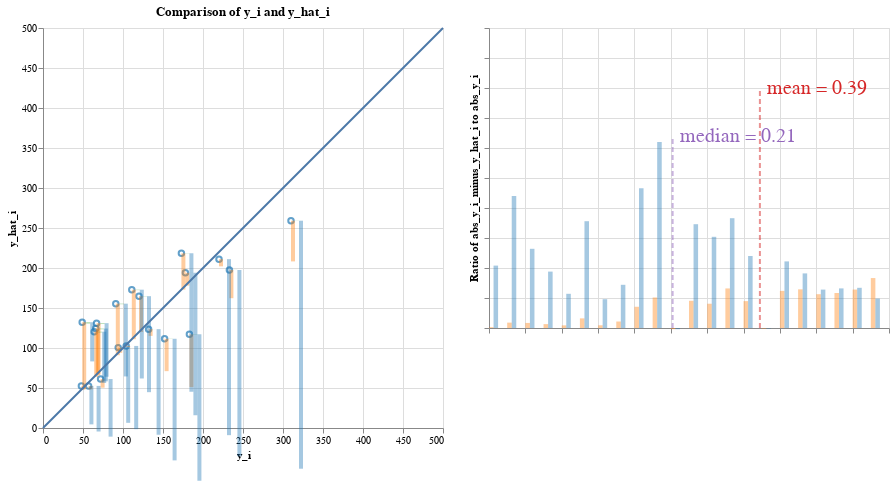

The code cell stored with this chart in its notebook:
### Code cell
# mean absolute percentage error

########### BEGIN COMPUTATION GRAPH ##########
## Everything below can be extracted from the abstract syntax tree

EPSILON=1e-1
abs_y_i = np.maximum(y_i, np.full_like(y_i, EPSILON))
ape = abs_y_i_minus_y_hat_i / abs_y_i
mape = np.mean(ape)
data_dict['abs_y_i'] = abs_y_i
data_dict['ape'] = ape
data_dict['mape'] = mape

mean = ComputationNode('mean', None, 'mean', input_data=['ape'], output_data='mape')
ape_node = ComputationNode('ape', mean, 'vector_ratio', input_data=['abs_y_i_node', 'abs_y_i_minus_y_hat_i'], output_data='ape')

abs_y_i_minus_y_hat_i_node = ComputationNode('abs_y_i_minus_y_hat_i', ape_node, 'vector_abs', input_data=['y_i_minus_y_hat_i'], output_data='abs_y_i_minus_y_hat_i')
vector_difference_residuals = ComputationNode('vector_difference_residuals', abs_y_i_minus_y_hat_i_node, 'vector_diff', input_data=['y_i', 'y_hat_i'], output_data='y_i_minus_y_hat_i')
y_i_res_node = ComputationNode('literal_yi_res', vector_difference_residuals, 'vector', output_data='y_i')
y_hat_node = ComputationNode('literal_yhat', vector_difference_residuals, 'vector', output_data='y_hat_i')

abs_y_i_node = ComputationNode('abs_y_i', ape_node, 'vector_abs', input_data=['y_i'], output_data='abs_y_i')
y_i_den_node = ComputationNode('literal_yi_den', abs_y_i_node, 'vector', output_data='y_i')

parser = ComputationTreeParser(mean)
parser.visualizeDFG()
vis_containers = parser.visualization_containers
########### END COMPUTATION GRAPH ##########
# print("vis_containers is ")
# [vc.pp() for vc in vis_containers]
r = AltairRenderer(vis_containers, data_dict, input_vars=input_vars)
charts = r.convert_to_charts()

charts.display()

### Figure 1 — Vega-Lite specification as saved in the notebook (floating-point values rounded to 4 significant figures)
{"config": {"view": {"continuousWidth": 400, "continuousHeight": 300}}, "hconcat": [{"layer": [{"data": {"name": "data-96ea62813a8bcd80e2cb2151615b8c0a"}, "mark": "point", "encoding": {"color": {"condition": {"value": "yellow", "selection": "selector005"}, "field": "color", "legend": null, "scale": {"scheme": "category10"}, "type": "nominal"}, "tooltip": [{"field": "age", "type": "quantitative"}, {"field": "bmi", "type": "quantitative"}, {"field": "bp", "type": "quantitative"}, {"field": "glu", "type": "quantitative"}, {"field": "hdl", "type": "quantitative"}, {"field": "id", "type": "quantitative"}, {"field": "ldl", "type": "quantitative"}, {"field": "ltg", "type": "quantitative"}, {"field": "sex", "type": "quantitative"}, {"field": "tc", "type": "quantitative"}, {"field": "tch", "type": "quantitative"}, {"field": "y_hat_i", "type": "quantitative"}, {"field": "y_i", "type": "quantitative"}], "x": {"axis": {"title": "y_i"}, "field": "x", "scale": {"domain": [0, 500]}, "type": "quantitative"}, "y": {"axis": {"title": "y_hat_i"}, "field": "y", "scale": {"domain": [0, 500]}, "type": "quantitative"}}, "height": 400.0, "title": "Comparison of y_i and y_hat_i", "width": 400.0}, {"data": {"name": "data-578f104e5640449fae6cb451596a6bfb"}, "mark": {"type": "rect", "opacity": 0.4}, "encoding": {"color": {"condition": {"value": "yellow", "selection": "selector005"}, "field": "color-ratio", "legend": null, "scale": {"scheme": "category10"}, "type": "nominal"}, "x": {"field": "x-ratio", "scale": {"domain": [0, 500]}, "type": "quantitative"}, "x2": {"field": "x2-ratio"}, "y": {"field": "y-ratio", "scale": {"domain": [0, 500]}, "type": "quantitative"}, "y2": {"field": "y2-ratio"}}, "selection": {"selector005": {"type": "single", "fields": ["id"], "on": "mouseover", "empty": "none"}}}, {"data": {"name": "data-e18c70fdf05de719b9350ab397f3d2c9"}, "mark": "line", "encoding": {"x": {"field": "x", "type": "quantitative"}, "y": {"field": "y", "type": "quantitative"}}}]}, {"layer": [{"data": {"name": "data-1acaa8a6d51c0cbdc29b98597e65bf8d"}, "mark": {"type": "rect", "opacity": 0.4}, "encoding": {"color": {"condition": {"value": "yellow", "selection": "selector005"}, "field": "color-ratio", "legend": null, "scale": {"scheme": "category10"}, "type": "nominal"}, "x": {"axis": {"labels": false, "title": ""}, "field": "x-ratio", "type": "quantitative"}, "x2": {"field": "x2-ratio"}, "y": {"axis": {"labels": false, "title": "Ratio of abs_y_i_minus_y_hat_i to abs_y_i"}, "field": "y-ratio", "scale": {"domain": [0, 500]}, "type": "quantitative"}, "y2": {"field": "y2-ratio"}}, "selection": {"selector005": {"type": "single", "fields": ["id"], "on": "mouseover", "empty": "none"}}}, {"data": {"name": "data-6d6cf51ece5df7735dc40277fad1fd3c"}, "mark": {"type": "line", "opacity": 0.5, "strokeDash": [5, 3], "strokeWidth": 2}, "encoding": {"color": {"field": "color", "legend": null, "scale": {"scheme": "category10"}, "type": "nominal"}, "x": {"field": "x", "type": "quantitative"}, "y": {"field": "y", "type": "quantitative"}}}, {"data": {"name": "data-6d6cf51ece5df7735dc40277fad1fd3c"}, "mark": {"type": "text", "align": "left", "baseline": "middle", "dx": 7, "fontSize": 20}, "encoding": {"color": {"field": "color", "legend": null, "scale": {"scheme": "category10"}, "type": "nominal"}, "text": {"value": "mean = 0.39"}, "x": {"field": "x", "type": "quantitative"}, "y": {"field": "y", "type": "quantitative"}}, "transform": [{"filter": "(datum.y > 0)"}]}, {"data": {"name": "data-b38c351dfa418d37263b51cb432adac3"}, "mark": {"type": "line", "opacity": 0.5, "strokeDash": [5, 3], "strokeWidth": 2}, "encoding": {"color": {"field": "color", "legend": null, "scale": {"scheme": "category10"}, "type": "nominal"}, "x": {"field": "x", "type": "quantitative"}, "y": {"field": "y", "type": "quantitative"}}}, {"data": {"name": "data-b38c351dfa418d37263b51cb432adac3"}, "mark": {"type": "text", "align": "left", "baseline": "middle", "dx": 7, "fontSize": 20}, "encoding": {"color": {"field": "color", "legend": null, "scale": {"scheme": "category10"}, "type": "nominal"}, "text": {"value": "median = 0.21"}, "x": {"field": "x", "type": "quantitative"}, "y": {"field": "y", "type": "quantitative"}}, "transform": [{"filter": "(datum.y > 0)"}]}]}], "$schema": "https://vega.github.io/schema/vega-lite/v4.17.0.json", "datasets": {"data-96ea62813a8bcd80e2cb2151615b8c0a": [{"linediff": 35.38, "color": "abs_y_i", "x": 233.0, "y": 197.6, "abs_y_i_minus_y_hat_i": 35.38, "ape": 0.1518, "color-ape": "ape", "abs_y_i": 233.0, "id": 0, "y_i": 233.0, "y_hat_i": 197.6, "age": -0.07817, "sex": 0.05068, "bmi": 0.07786, "bp": 0.05286, "tc": 0.07824, "ldl": 0.06445, "hdl": 0.02655, "tch": -0.002592, "ltg": 0.04067, "glu": -0.009362}, {"linediff": -64.44, "color": "abs_y_i", "x": 91.0, "y": 155.4, "abs_y_i_minus_y_hat_i": 64.44, "ape": 0.7081, "color-ape": "ape", "abs_y_i": 91.0, "id": 1, "y_i": 91.0, "y_hat_i": 155.4, "age": 0.009016, "sex": 0.05068, "bmi": -0.03962, "bp": 0.02876, "tc": 0.03833, "ldl": 0.07353, "hdl": -0.07285, "tch": 0.1081, "ltg": 0.01557, "glu": -0.04664}, {"linediff": -61.89, "color": "abs_y_i", "x": 111.0, "y": 172.9, "abs_y_i_minus_y_hat_i": 61.89, "ape": 0.5576, "color-ape": "ape", "abs_y_i": 111.0, "id": 2, "y_i": 111.0, "y_hat_i": 172.9, "age": 0.001751, "sex": 0.05068, "bmi": 0.01104, "bp": -0.01944, "tc": -0.0167, "ldl": -0.003819, "hdl": -0.04708, "tch": 0.03431, "ltg": 0.02406, "glu": 0.02377}, {"linediff": 40.47, "color": "abs_y_i", "x": 152.0, "y": 111.5, "abs_y_i_minus_y_hat_i": 40.47, "ape": 0.2662, "color-ape": "ape", "abs_y_i": 152.0, "id": 3, "y_i": 152.0, "y_hat_i": 111.5, "age": -0.07817, "sex": -0.04464, "bmi": -0.0407, "bp": -0.08141, "tc": -0.1006, "ldl": -0.1128, "hdl": 0.02287, "tch": -0.07639, "ltg": -0.02029, "glu": -0.05078}, {"linediff": -44.79, "color": "abs_y_i", "x": 120.0, "y": 164.8, "abs_y_i_minus_y_hat_i": 44.79, "ape": 0.3733, "color-ape": "ape", "abs_y_i": 120.0, "id": 4, "y_i": 120.0, "y_hat_i": 164.8, "age": 0.03081, "sex": 0.05068, "bmi": -0.03423, "bp": 0.04367, "tc": 0.0576, "ldl": 0.06883, "hdl": -0.03236, "tch": 0.05756, "ltg": 0.03546, "glu": 0.08591}, {"linediff": -64.07, "color": "abs_y_i", "x": 67.0, "y": 131.1, "abs_y_i_minus_y_hat_i": 64.07, "ape": 0.9562, "color-ape": "ape", "abs_y_i": 67.0, "id": 5, "y_i": 67.0, "y_hat_i": 131.1, "age": -0.03457, "sex": 0.05068, "bmi": 0.00565, "bp": -0.00567, "tc": -0.07312, "ldl": -0.06269, "hdl": -0.006584, "tch": -0.03949, "ltg": -0.04542, "glu": 0.03206}, {"linediff": 50.88, "color": "abs_y_i", "x": 310.0, "y": 259.1, "abs_y_i_minus_y_hat_i": 50.88, "ape": 0.1641, "color-ape": "ape", "abs_y_i": 310.0, "id": 6, "y_i": 310.0, "y_hat_i": 259.1, "age": 0.04897, "sex": 0.05068, "bmi": 0.08864, "bp": 0.08729, "tc": 0.03558, "ldl": 0.02155, "hdl": -0.02499, "tch": 0.03431, "ltg": 0.06605, "glu": 0.1315}, {"linediff": -6.479, "color": "abs_y_i", "x": 94.0, "y": 100.5, "abs_y_i_minus_y_hat_i": 6.479, "ape": 0.06892, "color-ape": "ape", "abs_y_i": 94.0, "id": 7, "y_i": 94.0, "y_hat_i": 100.5, "age": -0.04184, "sex": -0.04464, "bmi": -0.03315, "bp": -0.02288, "tc": 0.04659, "ldl": 0.04159, "hdl": 0.056, "tch": -0.02473, "ltg": -0.02595, "glu": -0.03836}, {"linediff": 65.94, "color": "abs_y_i", "x": 183.0, "y": 117.1, "abs_y_i_minus_y_hat_i": 65.94, "ape": 0.3603, "color-ape": "ape", "abs_y_i": 183.0, "id": 8, "y_i": 183.0, "y_hat_i": 117.1, "age": -0.009147, "sex": -0.04464, "bmi": -0.05686, "bp": -0.05043, "tc": 0.02182, "ldl": 0.04535, "hdl": -0.02867, "tch": 0.03431, "ltg": -0.009919, "glu": -0.01765}, {"linediff": -58.3, "color": "abs_y_i", "x": 66.0, "y": 124.3, "abs_y_i_minus_y_hat_i": 58.3, "ape": 0.8834, "color-ape": "ape", "abs_y_i": 66.0, "id": 9, "y_i": 66.0, "y_hat_i": 124.3, "age": 0.07077, "sex": 0.05068, "bmi": -0.031, "bp": 0.02187, "tc": -0.03734, "ldl": -0.04703, "hdl": 0.03391, "tch": -0.03949, "ltg": -0.01496, "glu": -0.001078}, {"linediff": -45.37, "color": "abs_y_i", "x": 173.0, "y": 218.4, "abs_y_i_minus_y_hat_i": 45.37, "ape": 0.2622, "color-ape": "ape", "abs_y_i": 173.0, "id": 10, "y_i": 173.0, "y_hat_i": 218.4, "age": 0.009016, "sex": -0.04464, "bmi": 0.05523, "bp": -0.00567, "tc": 0.0576, "ldl": 0.04472, "hdl": -0.002903, "tch": 0.02324, "ltg": 0.05569, "glu": 0.1066}, {"linediff": 10.8, "color": "abs_y_i", "x": 72.0, "y": 61.2, "abs_y_i_minus_y_hat_i": 10.8, "ape": 0.1501, "color-ape": "ape", "abs_y_i": 72.0, "id": 11, "y_i": 72.0, "y_hat_i": 61.2, "age": -0.02731, "sex": -0.04464, "bmi": -0.0601, "bp": -0.02977, "tc": 0.04659, "ldl": 0.01998, "hdl": 0.1223, "tch": -0.03949, "ltg": -0.0514, "glu": -0.009362}, {"linediff": -83.25, "color": "abs_y_i", "x": 49.0, "y": 132.2, "abs_y_i_minus_y_hat_i": 83.25, "ape": 1.699, "color-ape": "ape", "abs_y_i": 49.0, "id": 12, "y_i": 49.0, "y_hat_i": 132.2, "age": 0.01628, "sex": -0.04464, "bmi": 0.001339, "bp": 0.008101, "tc": 0.005311, "ldl": 0.0109, "hdl": 0.03023, "tch": -0.03949, "ltg": -0.04542, "glu": 0.03206}, {"linediff": -56.33, "color": "abs_y_i", "x": 64.0, "y": 120.3, "abs_y_i_minus_y_hat_i": 56.33, "ape": 0.8802, "color-ape": "ape", "abs_y_i": 64.0, "id": 13, "y_i": 64.0, "y_hat_i": 120.3, "age": -0.01278, "sex": -0.04464, "bmi": -0.02345, "bp": -0.0401, "tc": -0.0167, "ldl": 0.004636, "hdl": -0.01763, "tch": -0.002592, "ltg": -0.03846, "glu": -0.03836}, {"linediff": -4.545, "color": "abs_y_i", "x": 48.0, "y": 52.55, "abs_y_i_minus_y_hat_i": 4.545, "ape": 0.09469, "color-ape": "ape", "abs_y_i": 48.0, "id": 14, "y_i": 48.0, "y_hat_i": 52.55, "age": -0.05637, "sex": -0.04464, "bmi": -0.07411, "bp": -0.05043, "tc": -0.02496, "ldl": -0.04703, "hdl": 0.09282, "tch": -0.07639, "ltg": -0.06118, "glu": -0.04664}, {"linediff": -16.04, "color": "abs_y_i", "x": 178.0, "y": 194.0, "abs_y_i_minus_y_hat_i": 16.04, "ape": 0.0901, "color-ape": "ape", "abs_y_i": 178.0, "id": 15, "y_i": 178.0, "y_hat_i": 194.0, "age": 0.04171, "sex": 0.05068, "bmi": 0.01966, "bp": 0.05974, "tc": -0.005697, "ldl": -0.002566, "hdl": -0.02867, "tch": -0.002592, "ltg": 0.03119, "glu": 0.007207}, {"linediff": 1.424, "color": "abs_y_i", "x": 104.0, "y": 102.6, "abs_y_i_minus_y_hat_i": 1.424, "ape": 0.0137, "color-ape": "ape", "abs_y_i": 104.0, "id": 16, "y_i": 104.0, "y_hat_i": 102.6, "age": -0.005515, "sex": 0.05068, "bmi": -0.01591, "bp": -0.06764, "tc": 0.04934, "ldl": 0.07917, "hdl": -0.02867, "tch": 0.03431, "ltg": -0.01811, "glu": 0.04449}, {"linediff": 8.432, "color": "abs_y_i", "x": 132.0, "y": 123.6, "abs_y_i_minus_y_hat_i": 8.432, "ape": 0.06388, "color-ape": "ape", "abs_y_i": 132.0, "id": 17, "y_i": 132.0, "y_hat_i": 123.6, "age": 0.04171, "sex": 0.05068, "bmi": -0.01591, "bp": 0.01729, "tc": -0.03734, "ldl": -0.01384, "hdl": -0.02499, "tch": -0.01108, "ltg": -0.04688, "glu": 0.01549}, {"linediff": 8.965, "color": "abs_y_i", "x": 220.0, "y": 211.0, "abs_y_i_minus_y_hat_i": 8.965, "ape": 0.04075, "color-ape": "ape", "abs_y_i": 220.0, "id": 18, "y_i": 220.0, "y_hat_i": 211.0, "age": -0.04547, "sex": -0.04464, "bmi": 0.03906, "bp": 0.001215, "tc": 0.01632, "ldl": 0.01528, "hdl": -0.02867, "tch": 0.02656, "ltg": 0.04453, "glu": -0.02593}, {"linediff": 4.398, "color": "abs_y_i", "x": 57.0, "y": 52.6, "abs_y_i_minus_y_hat_i": 4.398, "ape": 0.07715, "color-ape": "ape", "abs_y_i": 57.0, "id": 19, "y_i": 57.0, "y_hat_i": 52.6, "age": -0.04547, "sex": -0.04464, "bmi": -0.07303, "bp": -0.08141, "tc": 0.08374, "ldl": 0.02781, "hdl": 0.1738, "tch": -0.03949, "ltg": -0.004222, "glu": 0.003064}], "data-578f104e5640449fae6cb451596a6bfb": [{"x-ratio": 233.0, "y-ratio": 197.6, "x2-ratio": 238.0, "y2-ratio": 162.2, "color-ratio": "abs_y_i_minus_y_hat_i", "id": 0}, {"x-ratio": 91.0, "y-ratio": 155.4, "x2-ratio": 96.0, "y2-ratio": 91.0, "color-ratio": "abs_y_i_minus_y_hat_i", "id": 1}, {"x-ratio": 111.0, "y-ratio": 172.9, "x2-ratio": 116.0, "y2-ratio": 111.0, "color-ratio": "abs_y_i_minus_y_hat_i", "id": 2}, {"x-ratio": 152.0, "y-ratio": 111.5, "x2-ratio": 157.0, "y2-ratio": 71.07, "color-ratio": "abs_y_i_minus_y_hat_i", "id": 3}, {"x-ratio": 120.0, "y-ratio": 164.8, "x2-ratio": 125.0, "y2-ratio": 120.0, "color-ratio": "abs_y_i_minus_y_hat_i", "id": 4}, {"x-ratio": 67.0, "y-ratio": 131.1, "x2-ratio": 72.0, "y2-ratio": 67.0, "color-ratio": "abs_y_i_minus_y_hat_i", "id": 5}, {"x-ratio": 310.0, "y-ratio": 259.1, "x2-ratio": 315.0, "y2-ratio": 208.2, "color-ratio": "abs_y_i_minus_y_hat_i", "id": 6}, {"x-ratio": 94.0, "y-ratio": 100.5, "x2-ratio": 99.0, "y2-ratio": 94.0, "color-ratio": "abs_y_i_minus_y_hat_i", "id": 7}, {"x-ratio": 183.0, "y-ratio": 117.1, "x2-ratio": 188.0, "y2-ratio": 51.12, "color-ratio": "abs_y_i_minus_y_hat_i", "id": 8}, {"x-ratio": 66.0, "y-ratio": 124.3, "x2-ratio": 71.0, "y2-ratio": 66.0, "color-ratio": "abs_y_i_minus_y_hat_i", "id": 9}, {"x-ratio": 173.0, "y-ratio": 218.4, "x2-ratio": 178.0, "y2-ratio": 173.0, "color-ratio": "abs_y_i_minus_y_hat_i", "id": 10}, {"x-ratio": 72.0, "y-ratio": 61.2, "x2-ratio": 77.0, "y2-ratio": 50.39, "color-ratio": "abs_y_i_minus_y_hat_i", "id": 11}, {"x-ratio": 49.0, "y-ratio": 132.2, "x2-ratio": 54.0, "y2-ratio": 49.0, "color-ratio": "abs_y_i_minus_y_hat_i", "id": 12}, {"x-ratio": 64.0, "y-ratio": 120.3, "x2-ratio": 69.0, "y2-ratio": 64.0, "color-ratio": "abs_y_i_minus_y_hat_i", "id": 13}, {"x-ratio": 48.0, "y-ratio": 52.55, "x2-ratio": 53.0, "y2-ratio": 48.0, "color-ratio": "abs_y_i_minus_y_hat_i", "id": 14}, {"x-ratio": 178.0, "y-ratio": 194.0, "x2-ratio": 183.0, "y2-ratio": 178.0, "color-ratio": "abs_y_i_minus_y_hat_i", "id": 15}, {"x-ratio": 104.0, "y-ratio": 102.6, "x2-ratio": 109.0, "y2-ratio": 101.2, "color-ratio": "abs_y_i_minus_y_hat_i", "id": 16}, {"x-ratio": 132.0, "y-ratio": 123.6, "x2-ratio": 137.0, "y2-ratio": 115.1, "color-ratio": "abs_y_i_minus_y_hat_i", "id": 17}, {"x-ratio": 220.0, "y-ratio": 211.0, "x2-ratio": 225.0, "y2-ratio": 202.1, "color-ratio": "abs_y_i_minus_y_hat_i", "id": 18}, {"x-ratio": 57.0, "y-ratio": 52.6, "x2-ratio": 62.0, "y2-ratio": 48.2, "color-ratio": "abs_y_i_minus_y_hat_i", "id": 19}, {"x-ratio": 238.0, "y-ratio": 197.6, "x2-ratio": 243.0, "y2-ratio": 197.5, "color-ratio": "ape", "id": 0}, {"x-ratio": 96.0, "y-ratio": 155.4, "x2-ratio": 101.0, "y2-ratio": 154.7, "color-ratio": "ape", "id": 1}, {"x-ratio": 116.0, "y-ratio": 172.9, "x2-ratio": 121.0, "y2-ratio": 172.3, "color-ratio": "ape", "id": 2}, {"x-ratio": 157.0, "y-ratio": 111.5, "x2-ratio": 162.0, "y2-ratio": 111.3, "color-ratio": "ape", "id": 3}, {"x-ratio": 125.0, "y-ratio": 164.8, "x2-ratio": 130.0, "y2-ratio": 164.4, "color-ratio": "ape", "id": 4}, {"x-ratio": 72.0, "y-ratio": 131.1, "x2-ratio": 77.0, "y2-ratio": 130.1, "color-ratio": "ape", "id": 5}, {"x-ratio": 315.0, "y-ratio": 259.1, "x2-ratio": 320.0, "y2-ratio": 259.0, "color-ratio": "ape", "id": 6}, {"x-ratio": 99.0, "y-ratio": 100.5, "x2-ratio": 104.0, "y2-ratio": 100.4, "color-ratio": "ape", "id": 7}, {"x-ratio": 188.0, "y-ratio": 117.1, "x2-ratio": 193.0, "y2-ratio": 116.7, "color-ratio": "ape", "id": 8}, {"x-ratio": 71.0, "y-ratio": 124.3, "x2-ratio": 76.0, "y2-ratio": 123.4, "color-ratio": "ape", "id": 9}, {"x-ratio": 178.0, "y-ratio": 218.4, "x2-ratio": 183.0, "y2-ratio": 218.1, "color-ratio": "ape", "id": 10}, {"x-ratio": 77.0, "y-ratio": 61.2, "x2-ratio": 82.0, "y2-ratio": 61.05, "color-ratio": "ape", "id": 11}, {"x-ratio": 54.0, "y-ratio": 132.2, "x2-ratio": 59.0, "y2-ratio": 130.5, "color-ratio": "ape", "id": 12}, {"x-ratio": 69.0, "y-ratio": 120.3, "x2-ratio": 74.0, "y2-ratio": 119.5, "color-ratio": "ape", "id": 13}, {"x-ratio": 53.0, "y-ratio": 52.55, "x2-ratio": 58.0, "y2-ratio": 52.45, "color-ratio": "ape", "id": 14}, {"x-ratio": 183.0, "y-ratio": 194.0, "x2-ratio": 188.0, "y2-ratio": 193.9, "color-ratio": "ape", "id": 15}, {"x-ratio": 109.0, "y-ratio": 102.6, "x2-ratio": 114.0, "y2-ratio": 102.6, "color-ratio": "ape", "id": 16}, {"x-ratio": 137.0, "y-ratio": 123.6, "x2-ratio": 142.0, "y2-ratio": 123.5, "color-ratio": "ape", "id": 17}, {"x-ratio": 225.0, "y-ratio": 211.0, "x2-ratio": 230.0, "y2-ratio": 211.0, "color-ratio": "ape", "id": 18}, {"x-ratio": 62.0, "y-ratio": 52.6, "x2-ratio": 67.0, "y2-ratio": 52.53, "color-ratio": "ape", "id": 19}, {"x-ratio": 243.0, "y-ratio": 197.6, "x2-ratio": 248.0, "y2-ratio": -35.38, "color-ratio": "abs_y_i", "id": 0}, {"x-ratio": 101.0, "y-ratio": 155.4, "x2-ratio": 106.0, "y2-ratio": 64.44, "color-ratio": "abs_y_i", "id": 1}, {"x-ratio": 121.0, "y-ratio": 172.9, "x2-ratio": 126.0, "y2-ratio": 61.89, "color-ratio": "abs_y_i", "id": 2}, {"x-ratio": 162.0, "y-ratio": 111.5, "x2-ratio": 167.0, "y2-ratio": -40.47, "color-ratio": "abs_y_i", "id": 3}, {"x-ratio": 130.0, "y-ratio": 164.8, "x2-ratio": 135.0, "y2-ratio": 44.79, "color-ratio": "abs_y_i", "id": 4}, {"x-ratio": 77.0, "y-ratio": 131.1, "x2-ratio": 82.0, "y2-ratio": 64.07, "color-ratio": "abs_y_i", "id": 5}, {"x-ratio": 320.0, "y-ratio": 259.1, "x2-ratio": 325.0, "y2-ratio": -50.88, "color-ratio": "abs_y_i", "id": 6}, {"x-ratio": 104.0, "y-ratio": 100.5, "x2-ratio": 109.0, "y2-ratio": 6.479, "color-ratio": "abs_y_i", "id": 7}, {"x-ratio": 193.0, "y-ratio": 117.1, "x2-ratio": 198.0, "y2-ratio": -65.94, "color-ratio": "abs_y_i", "id": 8}, {"x-ratio": 76.0, "y-ratio": 124.3, "x2-ratio": 81.0, "y2-ratio": 58.3, "color-ratio": "abs_y_i", "id": 9}, {"x-ratio": 183.0, "y-ratio": 218.4, "x2-ratio": 188.0, "y2-ratio": 45.37, "color-ratio": "abs_y_i", "id": 10}, {"x-ratio": 82.0, "y-ratio": 61.2, "x2-ratio": 87.0, "y2-ratio": -10.8, "color-ratio": "abs_y_i", "id": 11}, {"x-ratio": 59.0, "y-ratio": 132.2, "x2-ratio": 64.0, "y2-ratio": 83.25, "color-ratio": "abs_y_i", "id": 12}, {"x-ratio": 74.0, "y-ratio": 120.3, "x2-ratio": 79.0, "y2-ratio": 56.33, "color-ratio": "abs_y_i", "id": 13}, {"x-ratio": 58.0, "y-ratio": 52.55, "x2-ratio": 63.0, "y2-ratio": 4.545, "color-ratio": "abs_y_i", "id": 14}, {"x-ratio": 188.0, "y-ratio": 194.0, "x2-ratio": 193.0, "y2-ratio": 16.04, "color-ratio": "abs_y_i", "id": 15}, {"x-ratio": 114.0, "y-ratio": 102.6, "x2-ratio": 119.0, "y2-ratio": -1.424, "color-ratio": "abs_y_i", "id": 16}, {"x-ratio": 142.0, "y-ratio": 123.6, "x2-ratio": 147.0, "y2-ratio": -8.432, "color-ratio": "abs_y_i", "id": 17}, {"x-ratio": 230.0, "y-ratio": 211.0, "x2-ratio": 235.0, "y2-ratio": -8.965, "color-ratio": "abs_y_i", "id": 18}, {"x-ratio": 67.0, "y-ratio": 52.6, "x2-ratio": 72.0, "y2-ratio": -4.398, "color-ratio": "abs_y_i", "id": 19}], "data-e18c70fdf05de719b9350ab397f3d2c9": [{"x": 0, "y": 0}, {"x": 500, "y": 500}], "data-1acaa8a6d51c0cbdc29b98597e65bf8d": [{"x-ratio": 0.0, "y-ratio": 0, "x2-ratio": 0.25, "y2-ratio": 1.424, "color-ratio": "abs_y_i_minus_y_hat_i", "id": 16}, {"x-ratio": 1.0, "y-ratio": 0, "x2-ratio": 1.25, "y2-ratio": 8.965, "color-ratio": "abs_y_i_minus_y_hat_i", "id": 18}, {"x-ratio": 2.0, "y-ratio": 0, "x2-ratio": 2.25, "y2-ratio": 8.432, "color-ratio": "abs_y_i_minus_y_hat_i", "id": 17}, {"x-ratio": 3.0, "y-ratio": 0, "x2-ratio": 3.25, "y2-ratio": 6.479, "color-ratio": "abs_y_i_minus_y_hat_i", "id": 7}, {"x-ratio": 4.0, "y-ratio": 0, "x2-ratio": 4.25, "y2-ratio": 4.398, "color-ratio": "abs_y_i_minus_y_hat_i", "id": 19}, {"x-ratio": 5.0, "y-ratio": 0, "x2-ratio": 5.25, "y2-ratio": 16.04, "color-ratio": "abs_y_i_minus_y_hat_i", "id": 15}, {"x-ratio": 6.0, "y-ratio": 0, "x2-ratio": 6.25, "y2-ratio": 4.545, "color-ratio": "abs_y_i_minus_y_hat_i", "id": 14}, {"x-ratio": 7.0, "y-ratio": 0, "x2-ratio": 7.25, "y2-ratio": 10.8, "color-ratio": "abs_y_i_minus_y_hat_i", "id": 11}, {"x-ratio": 8.0, "y-ratio": 0, "x2-ratio": 8.25, "y2-ratio": 35.38, "color-ratio": "abs_y_i_minus_y_hat_i", "id": 0}, {"x-ratio": 9.0, "y-ratio": 0, "x2-ratio": 9.25, "y2-ratio": 50.88, "color-ratio": "abs_y_i_minus_y_hat_i", "id": 6}, {"x-ratio": 10.0, "y-ratio": 0, "x2-ratio": 10.25, "y2-ratio": -2.0, "color-ratio": "abs_y_i_minus_y_hat_i", "id": 21}, {"x-ratio": 11.0, "y-ratio": 0, "x2-ratio": 11.25, "y2-ratio": 45.37, "color-ratio": "abs_y_i_minus_y_hat_i", "id": 10}, {"x-ratio": 12.0, "y-ratio": 0, "x2-ratio": 12.25, "y2-ratio": 40.47, "color-ratio": "abs_y_i_minus_y_hat_i", "id": 3}, {"x-ratio": 13.0, "y-ratio": 0, "x2-ratio": 13.25, "y2-ratio": 65.94, "color-ratio": "abs_y_i_minus_y_hat_i", "id": 8}, {"x-ratio": 14.0, "y-ratio": 0, "x2-ratio": 14.25, "y2-ratio": 44.79, "color-ratio": "abs_y_i_minus_y_hat_i", "id": 4}, {"x-ratio": 15.0, "y-ratio": 0, "x2-ratio": 15.25, "y2-ratio": -1.0, "color-ratio": "abs_y_i_minus_y_hat_i", "id": 20}, {"x-ratio": 16.0, "y-ratio": 0, "x2-ratio": 16.25, "y2-ratio": 61.89, "color-ratio": "abs_y_i_minus_y_hat_i", "id": 2}, {"x-ratio": 17.0, "y-ratio": 0, "x2-ratio": 17.25, "y2-ratio": 64.44, "color-ratio": "abs_y_i_minus_y_hat_i", "id": 1}, {"x-ratio": 18.0, "y-ratio": 0, "x2-ratio": 18.25, "y2-ratio": 56.33, "color-ratio": "abs_y_i_minus_y_hat_i", "id": 13}, {"x-ratio": 19.0, "y-ratio": 0, "x2-ratio": 19.25, "y2-ratio": 58.3, "color-ratio": "abs_y_i_minus_y_hat_i", "id": 9}, {"x-ratio": 20.0, "y-ratio": 0, "x2-ratio": 20.25, "y2-ratio": 64.07, "color-ratio": "abs_y_i_minus_y_hat_i", "id": 5}, {"x-ratio": 21.0, "y-ratio": 0, "x2-ratio": 21.25, "y2-ratio": 83.25, "color-ratio": "abs_y_i_minus_y_hat_i", "id": 12}, {"x-ratio": 0.25, "y-ratio": 0, "x2-ratio": 0.5, "y2-ratio": 104.0, "color-ratio": "abs_y_i", "id": 16}, {"x-ratio": 1.25, "y-ratio": 0, "x2-ratio": 1.5, "y2-ratio": 220.0, "color-ratio": "abs_y_i", "id": 18}, {"x-ratio": 2.25, "y-ratio": 0, "x2-ratio": 2.5, "y2-ratio": 132.0, "color-ratio": "abs_y_i", "id": 17}, {"x-ratio": 3.25, "y-ratio": 0, "x2-ratio": 3.5, "y2-ratio": 94.0, "color-ratio": "abs_y_i", "id": 7}, {"x-ratio": 4.25, "y-ratio": 0, "x2-ratio": 4.5, "y2-ratio": 57.0, "color-ratio": "abs_y_i", "id": 19}, {"x-ratio": 5.25, "y-ratio": 0, "x2-ratio": 5.5, "y2-ratio": 178.0, "color-ratio": "abs_y_i", "id": 15}, {"x-ratio": 6.25, "y-ratio": 0, "x2-ratio": 6.5, "y2-ratio": 48.0, "color-ratio": "abs_y_i", "id": 14}, {"x-ratio": 7.25, "y-ratio": 0, "x2-ratio": 7.5, "y2-ratio": 72.0, "color-ratio": "abs_y_i", "id": 11}, {"x-ratio": 8.25, "y-ratio": 0, "x2-ratio": 8.5, "y2-ratio": 233.0, "color-ratio": "abs_y_i", "id": 0}, {"x-ratio": 9.25, "y-ratio": 0, "x2-ratio": 9.5, "y2-ratio": 310.0, "color-ratio": "abs_y_i", "id": 6}, {"x-ratio": 10.25, "y-ratio": 0, "x2-ratio": 10.5, "y2-ratio": -2.0, "color-ratio": "abs_y_i", "id": 21}, {"x-ratio": 11.25, "y-ratio": 0, "x2-ratio": 11.5, "y2-ratio": 173.0, "color-ratio": "abs_y_i", "id": 10}, {"x-ratio": 12.25, "y-ratio": 0, "x2-ratio": 12.5, "y2-ratio": 152.0, "color-ratio": "abs_y_i", "id": 3}, {"x-ratio": 13.25, "y-ratio": 0, "x2-ratio": 13.5, "y2-ratio": 183.0, "color-ratio": "abs_y_i", "id": 8}, {"x-ratio": 14.25, "y-ratio": 0, "x2-ratio": 14.5, "y2-ratio": 120.0, "color-ratio": "abs_y_i", "id": 4}, {"x-ratio": 15.25, "y-ratio": 0, "x2-ratio": 15.5, "y2-ratio": -1.0, "color-ratio": "abs_y_i", "id": 20}, {"x-ratio": 16.25, "y-ratio": 0, "x2-ratio": 16.5, "y2-ratio": 111.0, "color-ratio": "abs_y_i", "id": 2}, {"x-ratio": 17.25, "y-ratio": 0, "x2-ratio": 17.5, "y2-ratio": 91.0, "color-ratio": "abs_y_i", "id": 1}, {"x-ratio": 18.25, "y-ratio": 0, "x2-ratio": 18.5, "y2-ratio": 64.0, "color-ratio": "abs_y_i", "id": 13}, {"x-ratio": 19.25, "y-ratio": 0, "x2-ratio": 19.5, "y2-ratio": 66.0, "color-ratio": "abs_y_i", "id": 9}, {"x-ratio": 20.25, "y-ratio": 0, "x2-ratio": 20.5, "y2-ratio": 67.0, "color-ratio": "abs_y_i", "id": 5}, {"x-ratio": 21.25, "y-ratio": 0, "x2-ratio": 21.5, "y2-ratio": 49.0, "color-ratio": "abs_y_i", "id": 12}], "data-6d6cf51ece5df7735dc40277fad1fd3c": [{"x": 14.9, "y": 0.0, "color": "mean"}, {"x": 14.9, "y": 400.0, "color": "mean"}], "data-b38c351dfa418d37263b51cb432adac3": [{"x": 10.1, "y": 0.0, "color": "median"}, {"x": 10.1, "y": 320.0, "color": "median"}]}}
